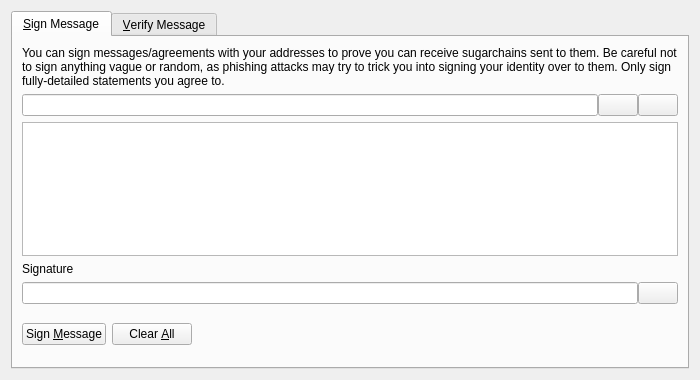
<?xml version="1.0" encoding="UTF-8"?>
<ui version="4.0">
 <class>SignVerifyMessageDialog</class>
 <widget class="QDialog" name="SignVerifyMessageDialog">
  <property name="geometry">
   <rect>
    <x>0</x>
    <y>0</y>
    <width>700</width>
    <height>380</height>
   </rect>
  </property>
  <property name="windowTitle">
   <string>Signatures - Sign / Verify a Message</string>
  </property>
  <property name="modal">
   <bool>true</bool>
  </property>
  <layout class="QVBoxLayout" name="verticalLayout">
   <item>
    <widget class="QTabWidget" name="tabWidget">
     <property name="currentIndex">
      <number>0</number>
     </property>
     <widget class="QWidget" name="tabSignMessage">
      <attribute name="title">
       <string>&amp;Sign Message</string>
      </attribute>
      <layout class="QVBoxLayout" name="verticalLayout_SM">
       <item>
        <widget class="QLabel" name="infoLabel_SM">
         <property name="text">
          <string>You can sign messages/agreements with your addresses to prove you can receive sugarchains sent to them. Be careful not to sign anything vague or random, as phishing attacks may try to trick you into signing your identity over to them. Only sign fully-detailed statements you agree to.</string>
         </property>
         <property name="textFormat">
          <enum>Qt::PlainText</enum>
         </property>
         <property name="wordWrap">
          <bool>true</bool>
         </property>
        </widget>
       </item>
       <item>
        <layout class="QHBoxLayout" name="horizontalLayout_1_SM">
         <property name="spacing">
          <number>0</number>
         </property>
         <item>
          <widget class="QValidatedLineEdit" name="addressIn_SM">
           <property name="toolTip">
            <string>The Sugarchain address to sign the message with</string>
           </property>
          </widget>
         </item>
         <item>
          <widget class="QPushButton" name="addressBookButton_SM">
           <property name="toolTip">
            <string>Choose previously used address</string>
           </property>
           <property name="text">
            <string/>
           </property>
           <property name="icon">
            <iconset resource="../bitcoin.qrc">
             <normaloff>:/icons/address-book</normaloff>:/icons/address-book</iconset>
           </property>
           <property name="shortcut">
            <string>Alt+A</string>
           </property>
           <property name="autoDefault">
            <bool>false</bool>
           </property>
          </widget>
         </item>
         <item>
          <widget class="QPushButton" name="pasteButton_SM">
           <property name="toolTip">
            <string>Paste address from clipboard</string>
           </property>
           <property name="text">
            <string/>
           </property>
           <property name="icon">
            <iconset resource="../bitcoin.qrc">
             <normaloff>:/icons/editpaste</normaloff>:/icons/editpaste</iconset>
           </property>
           <property name="shortcut">
            <string>Alt+P</string>
           </property>
           <property name="autoDefault">
            <bool>false</bool>
           </property>
          </widget>
         </item>
        </layout>
       </item>
       <item>
        <widget class="QPlainTextEdit" name="messageIn_SM">
         <property name="toolTip">
          <string>Enter the message you want to sign here</string>
         </property>
        </widget>
       </item>
       <item>
        <widget class="QLabel" name="signatureLabel_SM">
         <property name="text">
          <string>Signature</string>
         </property>
         <property name="textFormat">
          <enum>Qt::PlainText</enum>
         </property>
        </widget>
       </item>
       <item>
        <layout class="QHBoxLayout" name="horizontalLayout_2_SM">
         <property name="spacing">
          <number>0</number>
         </property>
         <item>
          <widget class="QLineEdit" name="signatureOut_SM">
           <property name="font">
            <font>
             <italic>true</italic>
            </font>
           </property>
           <property name="readOnly">
            <bool>true</bool>
           </property>
          </widget>
         </item>
         <item>
          <widget class="QPushButton" name="copySignatureButton_SM">
           <property name="toolTip">
            <string>Copy the current signature to the system clipboard</string>
           </property>
           <property name="text">
            <string/>
           </property>
           <property name="icon">
            <iconset resource="../bitcoin.qrc">
             <normaloff>:/icons/editcopy</normaloff>:/icons/editcopy</iconset>
           </property>
           <property name="autoDefault">
            <bool>false</bool>
           </property>
          </widget>
         </item>
        </layout>
       </item>
       <item>
        <layout class="QHBoxLayout" name="horizontalLayout_3_SM">
         <item>
          <widget class="QPushButton" name="signMessageButton_SM">
           <property name="toolTip">
            <string>Sign the message to prove you own this Sugarchain address</string>
           </property>
           <property name="text">
            <string>Sign &amp;Message</string>
           </property>
           <property name="icon">
            <iconset resource="../bitcoin.qrc">
             <normaloff>:/icons/edit</normaloff>:/icons/edit</iconset>
           </property>
           <property name="autoDefault">
            <bool>false</bool>
           </property>
          </widget>
         </item>
         <item>
          <widget class="QPushButton" name="clearButton_SM">
           <property name="toolTip">
            <string>Reset all sign message fields</string>
           </property>
           <property name="text">
            <string>Clear &amp;All</string>
           </property>
           <property name="icon">
            <iconset resource="../bitcoin.qrc">
             <normaloff>:/icons/remove</normaloff>:/icons/remove</iconset>
           </property>
           <property name="autoDefault">
            <bool>false</bool>
           </property>
          </widget>
         </item>
         <item>
          <spacer name="horizontalSpacer_1_SM">
           <property name="orientation">
            <enum>Qt::Horizontal</enum>
           </property>
           <property name="sizeHint" stdset="0">
            <size>
             <width>40</width>
             <height>48</height>
            </size>
           </property>
          </spacer>
         </item>
         <item>
          <widget class="QLabel" name="statusLabel_SM">
           <property name="font">
            <font>
             <weight>75</weight>
             <bold>true</bold>
            </font>
           </property>
           <property name="text">
            <string/>
           </property>
           <property name="wordWrap">
            <bool>true</bool>
           </property>
          </widget>
         </item>
         <item>
          <spacer name="horizontalSpacer_2_SM">
           <property name="orientation">
            <enum>Qt::Horizontal</enum>
           </property>
           <property name="sizeHint" stdset="0">
            <size>
             <width>40</width>
             <height>48</height>
            </size>
           </property>
          </spacer>
         </item>
        </layout>
       </item>
      </layout>
     </widget>
     <widget class="QWidget" name="tabVerifyMessage">
      <attribute name="title">
       <string>&amp;Verify Message</string>
      </attribute>
      <layout class="QVBoxLayout" name="verticalLayout_VM">
       <item>
        <widget class="QLabel" name="infoLabel_VM">
         <property name="text">
          <string>Enter the receiver's address, message (ensure you copy line breaks, spaces, tabs, etc. exactly) and signature below to verify the message. Be careful not to read more into the signature than what is in the signed message itself, to avoid being tricked by a man-in-the-middle attack. Note that this only proves the signing party receives with the address, it cannot prove sendership of any transaction!</string>
         </property>
         <property name="textFormat">
          <enum>Qt::PlainText</enum>
         </property>
         <property name="alignment">
          <set>Qt::AlignLeading|Qt::AlignLeft|Qt::AlignTop</set>
         </property>
         <property name="wordWrap">
          <bool>true</bool>
         </property>
        </widget>
       </item>
       <item>
        <layout class="QHBoxLayout" name="horizontalLayout_1_VM">
         <property name="spacing">
          <number>0</number>
         </property>
         <item>
          <widget class="QValidatedLineEdit" name="addressIn_VM">
           <property name="toolTip">
            <string>The Sugarchain address the message was signed with</string>
           </property>
          </widget>
         </item>
         <item>
          <widget class="QPushButton" name="addressBookButton_VM">
           <property name="toolTip">
            <string>Choose previously used address</string>
           </property>
           <property name="text">
            <string/>
           </property>
           <property name="icon">
            <iconset resource="../bitcoin.qrc">
             <normaloff>:/icons/address-book</normaloff>:/icons/address-book</iconset>
           </property>
           <property name="shortcut">
            <string>Alt+A</string>
           </property>
           <property name="autoDefault">
            <bool>false</bool>
           </property>
          </widget>
         </item>
        </layout>
       </item>
       <item>
        <widget class="QPlainTextEdit" name="messageIn_VM"/>
       </item>
       <item>
        <widget class="QValidatedLineEdit" name="signatureIn_VM"/>
       </item>
       <item>
        <layout class="QHBoxLayout" name="horizontalLayout_2_VM">
         <item>
          <widget class="QPushButton" name="verifyMessageButton_VM">
           <property name="toolTip">
            <string>Verify the message to ensure it was signed with the specified Sugarchain address</string>
           </property>
           <property name="text">
            <string>Verify &amp;Message</string>
           </property>
           <property name="icon">
            <iconset resource="../bitcoin.qrc">
             <normaloff>:/icons/transaction_0</normaloff>:/icons/transaction_0</iconset>
           </property>
           <property name="autoDefault">
            <bool>false</bool>
           </property>
          </widget>
         </item>
         <item>
          <widget class="QPushButton" name="clearButton_VM">
           <property name="toolTip">
            <string>Reset all verify message fields</string>
           </property>
           <property name="text">
            <string>Clear &amp;All</string>
           </property>
           <property name="icon">
            <iconset resource="../bitcoin.qrc">
             <normaloff>:/icons/remove</normaloff>:/icons/remove</iconset>
           </property>
           <property name="autoDefault">
            <bool>false</bool>
           </property>
          </widget>
         </item>
         <item>
          <spacer name="horizontalSpacer_1_VM">
           <property name="orientation">
            <enum>Qt::Horizontal</enum>
           </property>
           <property name="sizeHint" stdset="0">
            <size>
             <width>40</width>
             <height>48</height>
            </size>
           </property>
          </spacer>
         </item>
         <item>
          <widget class="QLabel" name="statusLabel_VM">
           <property name="font">
            <font>
             <weight>75</weight>
             <bold>true</bold>
            </font>
           </property>
           <property name="text">
            <string/>
           </property>
           <property name="wordWrap">
            <bool>true</bool>
           </property>
          </widget>
         </item>
         <item>
          <spacer name="horizontalSpacer_2_VM">
           <property name="orientation">
            <enum>Qt::Horizontal</enum>
           </property>
           <property name="sizeHint" stdset="0">
            <size>
             <width>40</width>
             <height>48</height>
            </size>
           </property>
          </spacer>
         </item>
        </layout>
       </item>
      </layout>
     </widget>
    </widget>
   </item>
  </layout>
 </widget>
 <customwidgets>
  <customwidget>
   <class>QValidatedLineEdit</class>
   <extends>QLineEdit</extends>
   <header>qt/qvalidatedlineedit.h</header>
  </customwidget>
 </customwidgets>
 <resources>
  <include location="../bitcoin.qrc"/>
 </resources>
 <connections/>
</ui>
